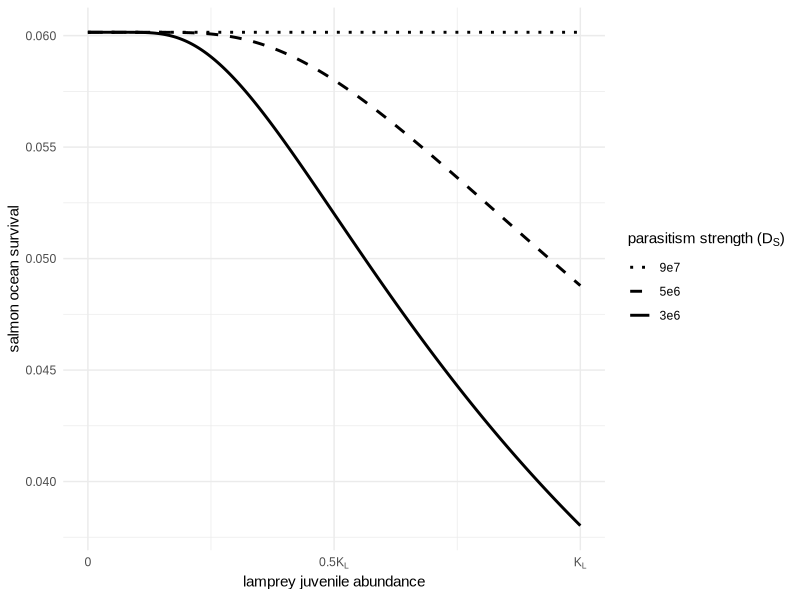

Recreate this plot in R.
library(tidyverse)
library(patchwork)

params <- list (
  # MSFR
  b = c(NA, NA), # attack rate [lamprey, salmon]
  q = NA, # attack rate density dependence
  h = c(NA, NA), # handling time [lamprey, salmon]
  # growth
  alpha_S = 250 * 0.9, # combined spawner mortality and intrinsic growth rate
  alpha_L = 250 * 0.65, # combined spawner mortality and intrinsic growth rate
  K_L = 3000000, # lamprey carrying capacity
  K_S = 3000000, # salmon carrying capacity
  # ocean survival
  mO_ddS = 2e7, # salmon ocean survival (function of lamprey density)
  mO_ddL = 5e-5, # lamprey ocean survival (function of salmon density)
  mO_surv = 8 / (8 + 125), # shared density-ind ocean survival
  # pinnipeds
  P_mean = 10000 # mean number of pinnipeds
)


# plot parasitism
dd <- c(9e7, 5e6, 3e6)
L <- seq(0, params$K_L, 10000)
surv <- params$mO_surv
para_data <- data.frame(
  L = L,
  dd1 = (1 - exp(-dd[1] / (L + 1e-6))) * surv,
  dd2 = (1 - exp(-dd[2] / (L + 1e-6))) * surv,
  dd3 = (1 - exp(-dd[3] / (L + 1e-6))) * surv
) %>% 
  pivot_longer(cols = -L,
               values_to = "survival",
               names_to = "dd_param")

para_plot <- ggplot(data = para_data) +
  geom_line(aes(x = L, y = survival, linetype = as.factor(dd_param)),
            size = 1) +
  labs(x = expression("lamprey juvenile abundance"), 
       y = expression("salmon ocean survival"), 
       linetype = expression("parasitism strength (" * D[S] * ")")) +
  scale_x_continuous(breaks = c(0, 1.5e6, 3e6),
                     labels = c("0", expression("0.5" * K[L]), 
                                expression(K[L]))) +
  scale_linetype_manual(values = c("dotted", "dashed", "solid"),
                        labels = c("9e7", "5e6", "3e6")) +
  theme_minimal(base_family = "Arial")
ggsave("final_code/figures/parasitism.svg",
       para_plot, dpi = 400, height = 3, width = 5)


